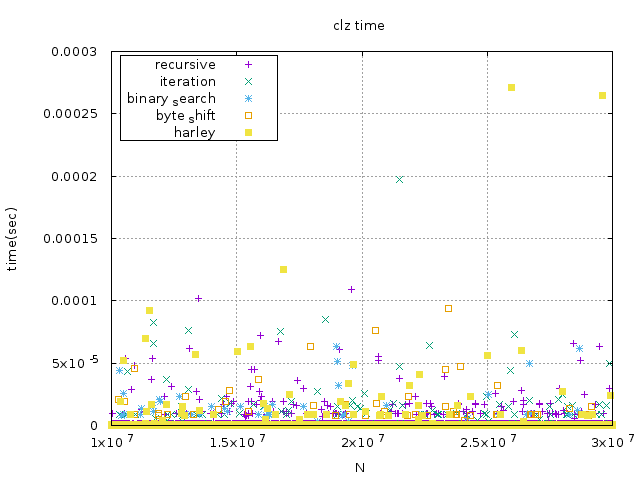

Reproduce this figure in gnuplot.
reset

set grid
set xlabel 'N'
set ylabel 'time(sec)'
set style fill solid

set key left
set key box

set datafile separator ","
set title 'clz time'
set term png enhanced font 'Verdana,10'

set output 'runtime.png'

plot  "clz_result.csv" using 1:2 title 'recursive' , \
     "" using 1:3 title 'iteration' , \
     "" using 1:4 title 'binary_search', \
     "" using 1:5 title 'byte_shift' , \
"" using 1:6 title 'harley' , \
